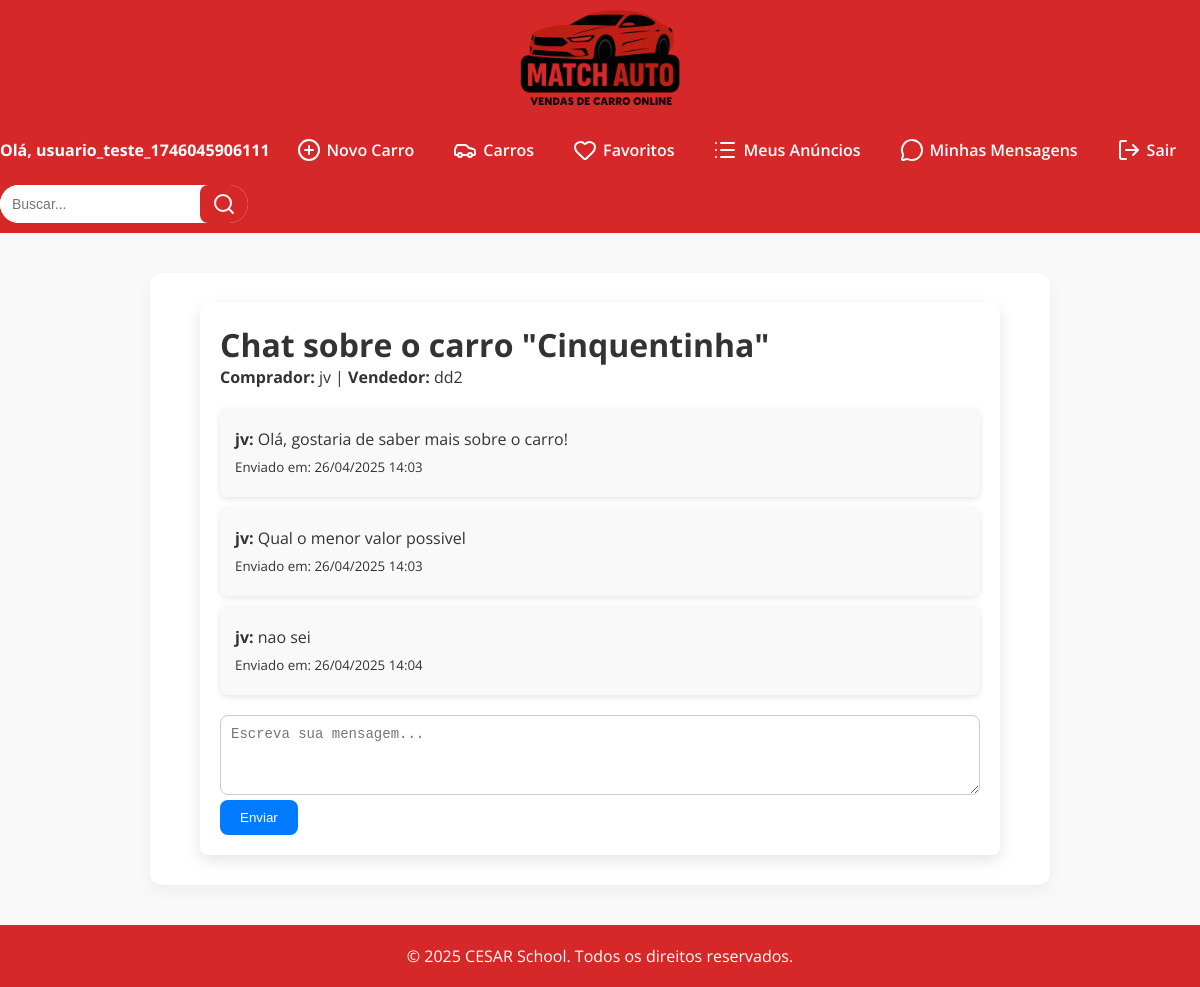
/interacoes/chat/4/ (signed in), run on the app's committed database.
### interacoes/models.py (models this page shows, shortened)
class Chat(models.Model):
    car = models.ForeignKey(Car, related_name='chats', on_delete=models.CASCADE)
    comprador = models.ForeignKey(User, related_name='comprador_chats', on_delete=models.CASCADE)
    vendedor = models.ForeignKey(User, related_name='vendedor_chats', on_delete=models.CASCADE)
    created_at = models.DateTimeField(auto_now_add=True)

class Message(models.Model):
    chat = models.ForeignKey(Chat, related_name='messages', on_delete=models.CASCADE)
    sender = models.ForeignKey(User, related_name='messages_sent', on_delete=models.CASCADE)
    text = models.TextField()
    created_at = models.DateTimeField(auto_now_add=True)

### cars/models.py (models this page shows, shortened)
class Car(models.Model):
    id = models.AutoField(primary_key=True)
    model = models.CharField(max_length=200)
    brand = models.ForeignKey(Brand, on_delete=models.PROTECT, related_name='car_brand')
    factory_year = models.IntegerField(blank = True, null = True)
    model_year = models.IntegerField(blank = True, null = True)
    km = models.IntegerField(blank = True, null = True)
    value = models.FloatField(blank = True, null = True)
    photo = models.ImageField(upload_to='cars/', blank = True, null = True)
    favoritos = models.ManyToManyField(User, related_name='carros_favoritos', blank=True)
    usuario = models.ForeignKey(User, on_delete=models.CASCADE)
    rating = models.DecimalField(max_digits=2, decimal_places=1, default=0)

### interacoes/views.py (the view, shortened to what this page needs)
# urls.py: path('chat/<int:chat_id>/', views.chat_detail, name='chat_detail'),
@login_required
def chat_detail(request, chat_id):
    chat = get_object_or_404(Chat, id=chat_id)
    messages = chat.messages.order_by('created_at')
    return render(request, 'chat_detail.html', {'chat': chat, 'messages': messages})

### interacoes/templates/chat_detail.html (shortened to what this page needs)
{% extends 'base.html' %}
{% block content %}
  <div class="chat-detail-container">
    <h1>Chat sobre o carro "{{ chat.car.model }}"</h1>
    <p><strong>Comprador:</strong> {{ chat.comprador.username }} |
       <strong>Vendedor:</strong> {{ chat.vendedor.username }}</p>
    <div class="messages-list">
      {% for message in messages %}
        <div class="message-item">
          <p><strong>{{ message.sender.username }}:</strong> {{ message.text }}</p>
          <p><small>Enviado em: {{ message.created_at|date:"d/m/Y H:i" }}</small></p>
        </div>
      {% endfor %}
    </div>
    <form method="post">
      <textarea name="message_text" placeholder="Escreva sua mensagem..." required></textarea>
      <button type="submit">Enviar</button>
    </form>
  </div>
{% endblock %}

### MATCHAUTOS/templates/base.html (shortened to what this page needs)
{% load static %}
{% get_media_prefix as MEDIA_URL %}
<!DOCTYPE html>
<html lang="pt-br">
<link rel="stylesheet" href="https://cdnjs.cloudflare.com/ajax/libs/font-awesome/6.5.0/css/all.min.css">
<head>
</head>
<body>
  <header>
    <a href="{% url 'cars_list' %}">
      <img src="{{ MEDIA_URL }}cars/Match_Auto_Logo-removebg.png" alt="MatchAuto Logo" class="logo">
    </a>
  </header>
  <nav>
    <ul>
      {% if user.is_authenticated %}
        <li style="color: white; font-weight: bold;">Olá, {{ user.username }}</li>
        <li><a href="{% url 'new_car' %}"><i data-lucide="plus-circle"></i> Novo Carro</a></li>
        <li><a href="{% url 'cars_list' %}"><i data-lucide="car"></i> Carros</a></li>
        <li><a href="{% url 'lista_favoritos' %}"><i data-lucide="heart"></i> Favoritos</a></li>
        <li><a href="{% url 'meus_anuncios' %}"><i data-lucide="list"></i> Meus Anúncios</a></li>
        <li>
          <a href="{% url 'minhas_mensagens' %}" class="bg-green-500 hover:bg-green-600 text-white font-bold py-2 px-4 rounded-lg transition duration-300">
            <i data-lucide="message-circle"></i> Minhas Mensagens
          </a>
        </li>
      {% else %}
        <li><a href="{% url 'register' %}"><i data-lucide="user-plus"></i> Cadastre-se</a></li>
        <li><a href="{% url 'login' %}"><i data-lucide="log-in"></i> Login</a></li>
        <li><a href="{% url 'cars_list' %}"><i data-lucide="car"></i> Carros</a></li>
      {% endif %}
      {% if user.is_authenticated %}
        <li><a href="{% url 'logout' %}"><i data-lucide="log-out"></i> Sair</a></li>
      {% endif %}
      <li>
        <form method="GET" action="{% url 'cars_list' %}" class="search-container">
          <input type="text" name="search" placeholder="Buscar...">
          <button type="submit"><i data-lucide="search"></i></button>
        </form>
      </li>
    </ul>
  </nav>
  <main>
    {% block content %}{% endblock %}
  </main>
  <footer>
    <p>&copy; 2025 CESAR School. Todos os direitos reservados.</p>
  </footer>
</body>
</html>

### MATCHAUTOS/templates/base.html (style rules this page uses)
* { margin: 0; padding: 0; box-sizing: border-box; }
body { font-family: 'Open Sans', sans-serif; background-color: #f9f9f9; color: #333; }
header { background-color: #d62828; color: #fff; height: 120px; text-align: center; display: flex; align-items: center; justify-content: center; }
.logo { height: 200px; max-height: 300%; cursor: pointer; transition: transform 0.3s ease; }
nav { background-color: #d62828; display: flex; justify-content: center; flex-wrap: wrap; gap: 15px; padding: 10px 0; }
nav ul { list-style: none; display: flex; flex-wrap: wrap; gap: 15px; align-items: center; padding: 0; margin: 0; }
nav ul li a { color: #fff; text-decoration: none; font-weight: 600; padding: 8px 12px; border-radius: 8px; transition: background-color 0.3s ease; display: flex; align-items: center; gap: 6px; }
.search-container { display: flex; align-items: center; background: #fff; border-radius: 20px; overflow: hidden; height: 38px; }
.search-container input { border: none; padding: 8px 12px; font-size: 14px; outline: none; width: 200px; height: 100%; }
.search-container button { background: #d62828; border: none; padding: 0 12px; cursor: pointer; color: white; height: 100%; display: flex; align-items: center; justify-content: center; }
main { max-width: 900px; margin: 40px auto; padding: 30px; background-color: #fff; border-radius: 12px; box-shadow: 0 6px 16px rgba(0, 0, 0, 0.05); }
footer { background-color: #d62828; color: #fff; padding: 20px; text-align: center; margin-top: 40px; }

### interacoes/templates/chat_detail.html (style rules this page uses)
.chat-detail-container { max-width: 800px; margin: 0 auto; padding: 20px; background-color: #fff; border-radius: 8px; box-shadow: 0 6px 16px rgba(0, 0, 0, 0.1); }
.messages-list { margin-top: 20px; }
.message-item { background-color: #f9f9f9; padding: 15px; margin-bottom: 10px; border-radius: 8px; box-shadow: 0 2px 6px rgba(0, 0, 0, 0.1); }
.message-item p { margin: 5px 0; }
textarea { width: 100%; padding: 10px; margin-top: 10px; border-radius: 8px; border: 1px solid #ccc; min-height: 80px; font-size: 14px; }
button { background-color: #007bff; color: white; padding: 10px 20px; border-radius: 8px; border: none; cursor: pointer; }

### data on the page
Chat: car.model "Cinquentinha", comprador.username "jv", vendedor.username "dd2"
Message: sender.username "jv", text "Olá, gostaria de saber mais sobre o carro!", created_at "26/04/2025 14:03"
Message: sender.username "jv", text "Qual o menor valor possivel", created_at "26/04/2025 14:03"
Message: sender.username "jv", text "nao sei", created_at "26/04/2025 14:04"

### other printed values
{{ user.username }} "usuario_teste_1746045906111"
